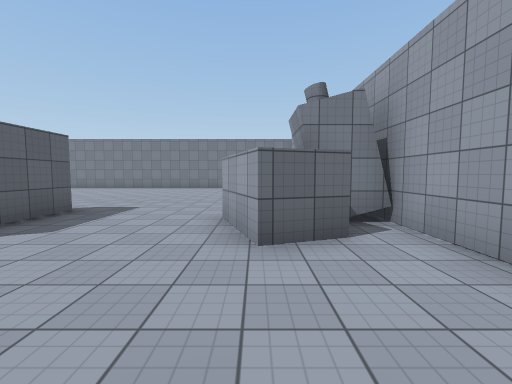
[1] (above)

16 first-person views from a walk through a 3-D level made in the Unity game engine. The camera is 1.5 m above the floor, tilts 4° down and sees 90° across. The floor is counted in squares, 1.89 m on a side. Each view is taken from the middle of a square. On the plan, view 1 faces up. The plan holds only what a view shows up to about 10 squares ahead; the rest is blank. The player character is not drawn. Some surface patterns are stand-ins.

[2]
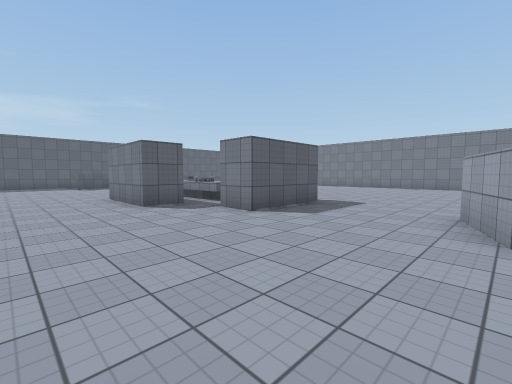

[3]
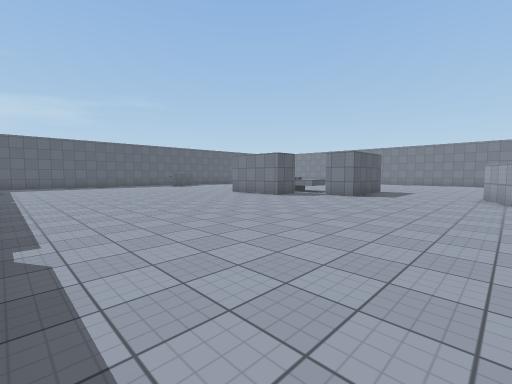

[4]
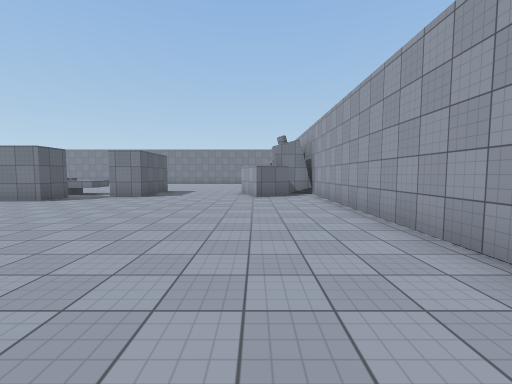

[5]
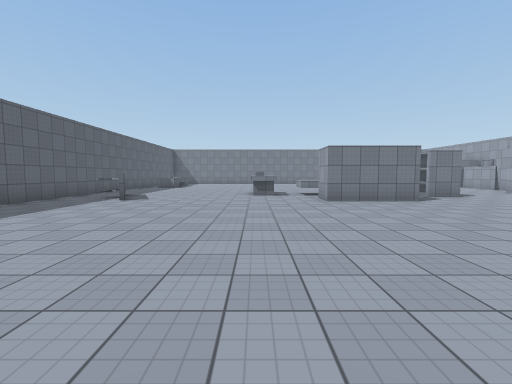

[6]
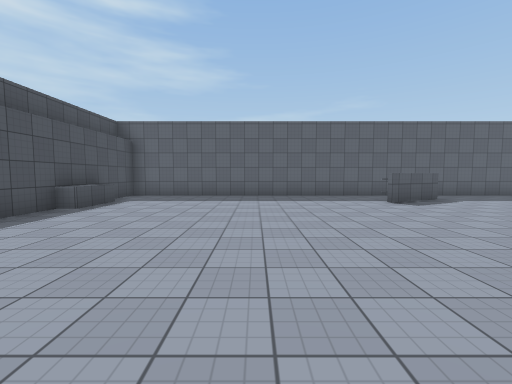

[7]
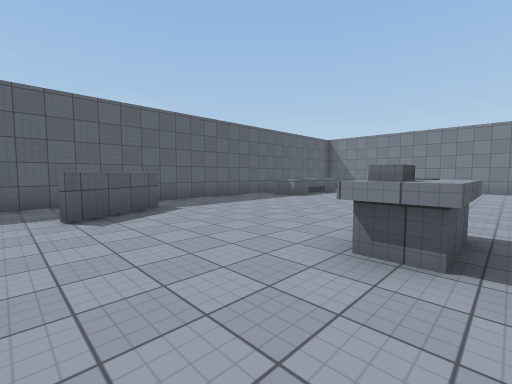

[8]
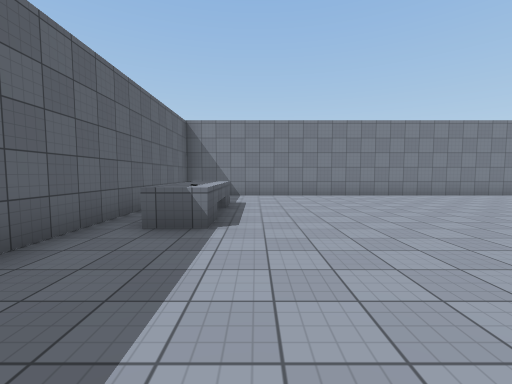

[9]
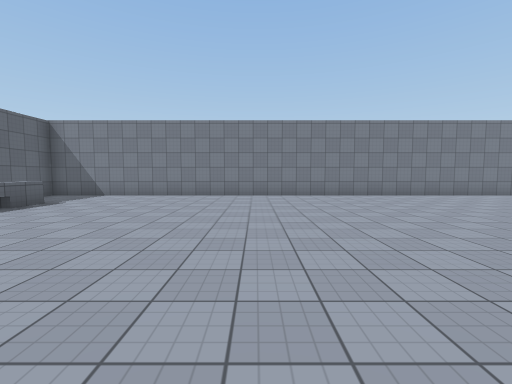

[10]
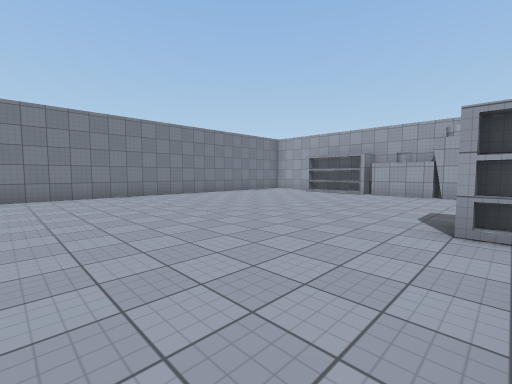

[11]
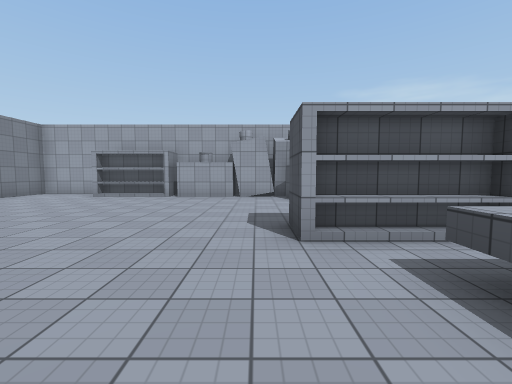

[12]
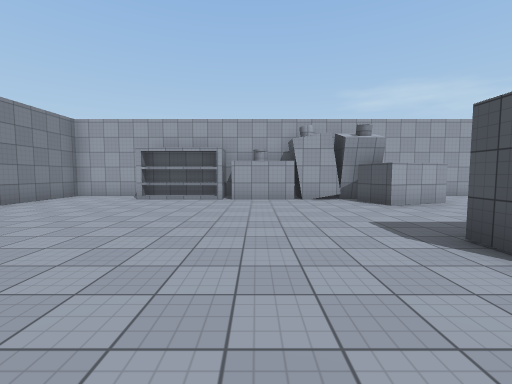

[13]
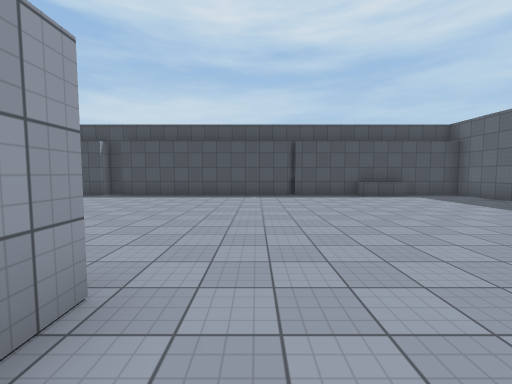

[14]
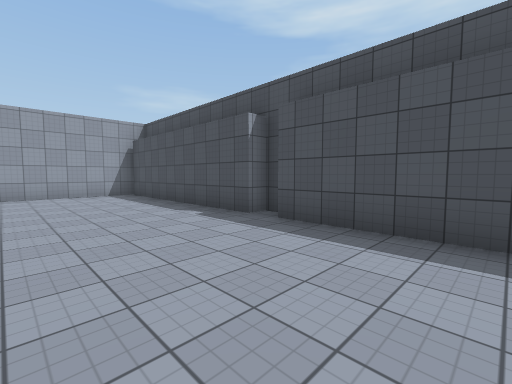

[15]
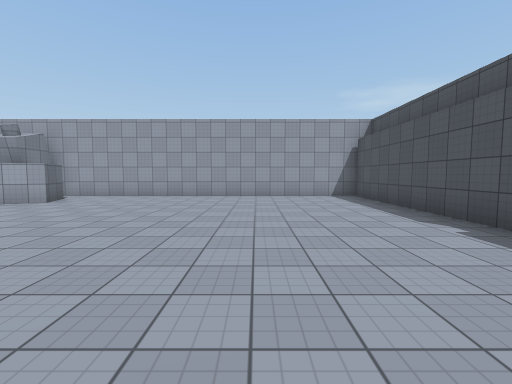

[16]
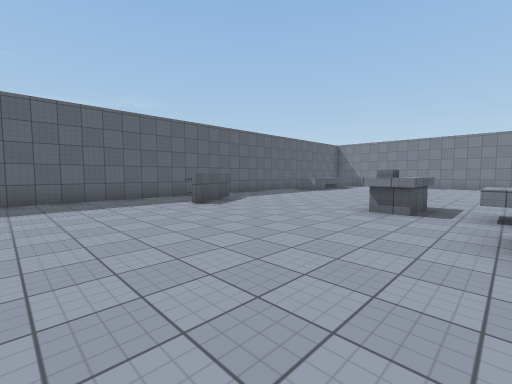

### Floor plan
Points are (right, up) in squares from view 1. A wall is a line through its corners. A room is listed if a view was taken in it or the views show most of it. See-through windows are left out.
Room 1 (views 1, 2, 3, 4, 5, 6, 7, 8, 9, 10, 11, 12, 13, 14, 15, 16)
walls: (-7, 4.4) (-7, 3.5); (-6.3, 2.5) (-6.3, 1.4) (-8.9, 1.4) (-8.9, 2.5); (-10.3, 3.3) (-11.2, 3.3); (-10.3, 5) (-10.3, 3.5) (-11.1, 3.5); (-10.7, 4.1) (-10.7, 3.5); (-5, 2.8) (-5, 5.5) (-4, 5.5) (-4, 2.8) (-5, 2.8); (-4.7, 2.9) (-4.7, 5.3); (-15.9, 3.7) (-14.9, 1.6); (-15.8, 2.5) (-15.8, 1.8); (0.9, 4.7) (0.9, 8.7); (1.2, 3.2) (0, 2.8) (-0.6, 4.6) (0.6, 5); (-15.7, 10.5) (-15.7, 9.4); (2.2, 4.1) (1.5, 4.1); (0.9, 9) (0.9, 11.7); (1.3, 9.2) (1.3, 11.5); (-15.7, 11.9) (-15.7, 10.6); (-4.2, -6.6) (2.2, -6.6) (2.2, 4.8); (-4.6, -7.1) (-4.2, -7.1); (2.2, 12.2) (2.2, 14.4) (-17.6, 14.4) (-17.6, -6.6) (-5, -6.6)
low walls: (-8.6, 3.3) (-9.4, 3.3); (-7, 3.5) (-8.2, 3.5); (-6.6, 4.5) (-6, 4.5); (-6, 4) (-6, 3.3) (-7.9, 3.3); (-15.5, -6.1) (-13.8, -6.1) (-13.8, -6.6)
objects: other object (-16, 9)

Where each view was taken, in squares from view 1:
view 1: 0 up, 0 right, facing up
view 2: 1 down, 0 right, facing up-left
view 3: 6 down, 0 right, facing up-left
view 4: 6 down, 0 right, facing up
view 5: 6 down, 11 left, facing up
view 6: 2 down, 8 left, facing left
view 7: 1 up, 10 left, facing up-left
view 8: 5 up, 15 left, facing up
view 9: 5 up, 10 left, facing up
view 10: 5 up, 9 left, facing up-right
view 11: 6 up, 8 left, facing right
view 12: 8 up, 7 left, facing right
view 13: 3 up, 10 left, facing down
view 14: 3 down, 8 left, facing down-right
view 15: 3 down, 7 left, facing right
view 16: 2 down, 9 left, facing up-left
